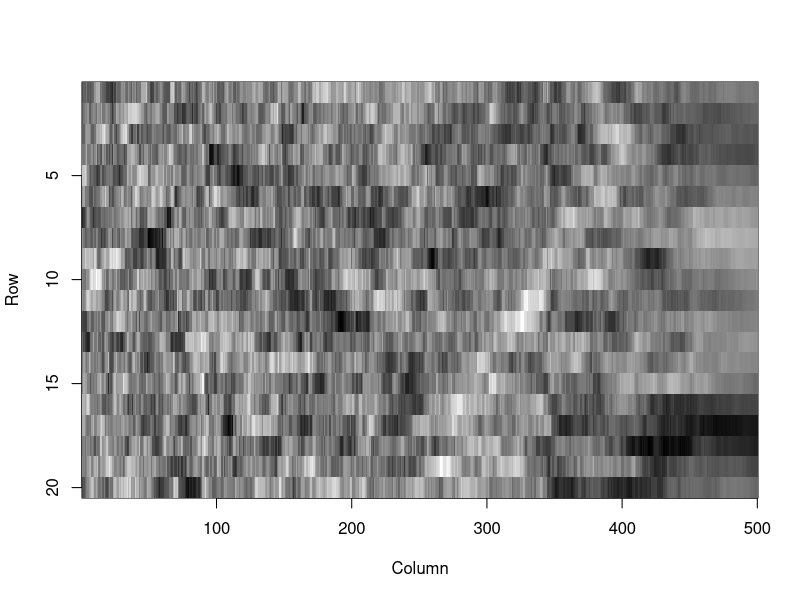

This chart was generated by the following R code:
# noam.R
n <- 20
sigma<- 2
alpha<-.05
X <- sigma*rnorm(n)
thetas <- rep(0, n)		# stable state of each patch
sigmas <- rep(sigma,n)
d<- .5
dt<- .05


update <-function(X, alpha){	
	X +
	(d*c(X[-1], X[1]) +d*c(X[n], X[-n]))*dt  +	# Diffusion (on S1)
	alpha*(thetas - X)*dt +		# return process
	sigmas*rnorm(n)*sqrt(dt) 		# noise
}


data <- sapply(1:500, function(i){
	alpha <- 5-.01*i
	X<<- update(X, alpha)
})

normalize_data <- function(data){
	sapply(1:dim(data)[2], function(i) data[,i]/sd(data[,i]) )
}

require(plotrix)
#color2D.matplot(data, border=NA)
color2D.matplot(normalize_data(data), border=NA)

